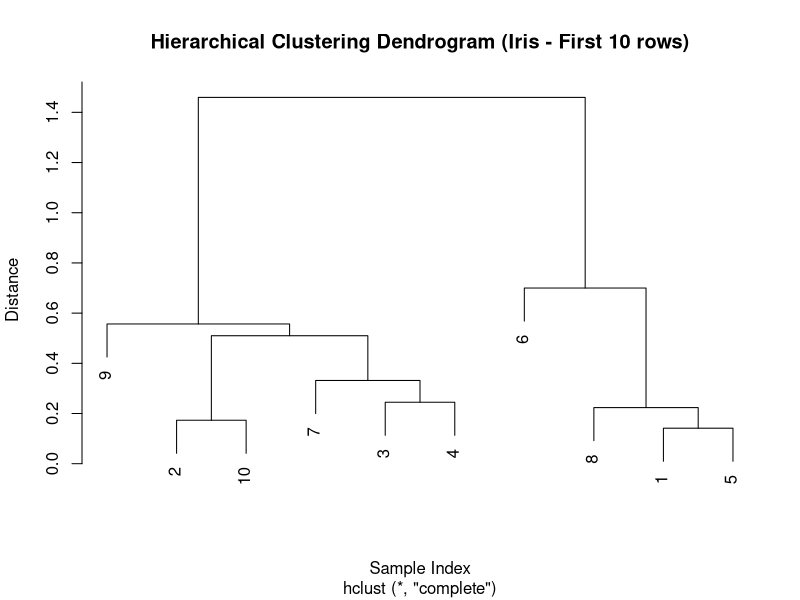

Write the R code that produced this figure.
# Hierarchical Clustering on Iris Dataset
# Load the iris dataset
data(iris)

# Select the first 10 rows of the numerical columns
iris_subset <- iris[1:10, 1:4]

# Calculate the Euclidean distance matrix using the dist() function
distance_matrix <- dist(iris_subset, method = "euclidean")

# Perform Agglomerative Hierarchical Clustering using hclust() function
# Using 'complete' linkage method
hc_model <- hclust(distance_matrix, method = "complete")

# Plot the resulting dendrogram
plot(hc_model, 
     main = "Hierarchical Clustering Dendrogram (Iris - First 10 rows)",
     xlab = "Sample Index",
     ylab = "Distance")

# Alternative linkage methods can be compared:
# hc_single <- hclust(distance_matrix, method = "single")
# hc_average <- hclust(distance_matrix, method = "average")
# hc_ward <- hclust(distance_matrix, method = "ward.D2")
